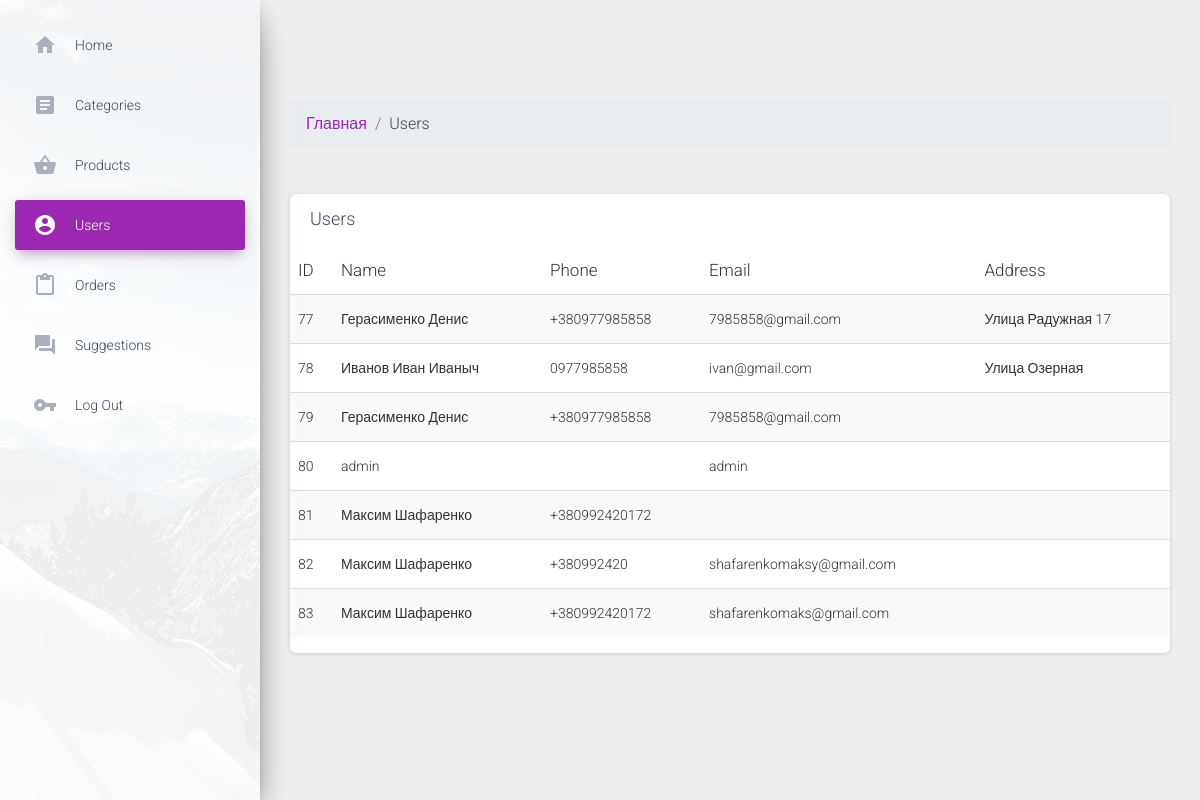
/admin/users.php, run on the app's committed database.
### tables this page shows
CREATE TABLE `users` (
  `id` int(11) NOT NULL,
  `name` varchar(255) NOT NULL,
  `phone` varchar(255) NOT NULL,
  `email` varchar(255) NOT NULL,
  `address` varchar(255) NOT NULL,
  `password` varchar(255) NOT NULL
);

### admin/users.php (the view, shortened to what this page needs)
<?php
    include $_SERVER['DOCUMENT_ROOT'] . '/admin/parts/header.php';
?>
<nav aria-label="breadcrumb">
  <ol class="breadcrumb">
    <li class="breadcrumb-item"><a href="/admin">Главная</a></li>
    <li class="breadcrumb-item">Users</li>
  </ol>
</nav>
    <div class="row">
        <div class="col-md-12">
            <div class="card strpied-tabled-with-hover">
                <div class="card-header ">
                    <h4 class="card-title">Users</h4>
                </div>
                <div class="card-body table-full-width table-responsive">
                    <table class="table table-hover table-striped">
                        <thead>
                            <th>ID</th>
                            <th>Name</th>
                            <th>Phone</th>
                            <th>Email</th>
                            <th>Address</th>
                        </thead>
                        <tbody>
                            <?php
                                $sql_u = "SELECT * FROM users";
                                $result_u = $conn -> query($sql_u);
                                while ($row_u = mysqli_fetch_assoc($result_u)) {
                                    ?>
                                        <tr>
                                            <td><?php echo $row_u ["id"] ?></td>
                                            <td><?php echo $row_u ["name"] ?></td>
                                            <td><?php echo $row_u ["phone"] ?></td>
                                            <td><?php echo $row_u ["email"] ?></td>
                                            <td><?php echo $row_u ["address"] ?></td>
                                        </tr>
                                    <?php
                                }
                            ?>
                        </tbody>
                    </table>
                </div>
            </div>
        </div>
<?php
    include $_SERVER['DOCUMENT_ROOT'] . '/admin/parts/footer.php';
?>

### data on the page
users: id "77", name "Герасименко Денис", phone "+380977985858", email "7985858@gmail.com", address "Улица Радужная 17"
users: id "78", name "Иванов Иван Иваныч", phone "0977985858", email "ivan@gmail.com", address "Улица Озерная"
users: id "79", name "Герасименко Денис", phone "+380977985858", email "7985858@gmail.com"
users: id "80", name "admin", email "admin"
users: id "81", name "Максим Шафаренко", phone "+380992420172"
users: id "82", name "Максим Шафаренко", phone "+380992420", email "shafarenkomaksy@gmail.com"
users: id "83", name "Максим Шафаренко", phone "+380992420172", email "shafarenkomaks@gmail.com"
